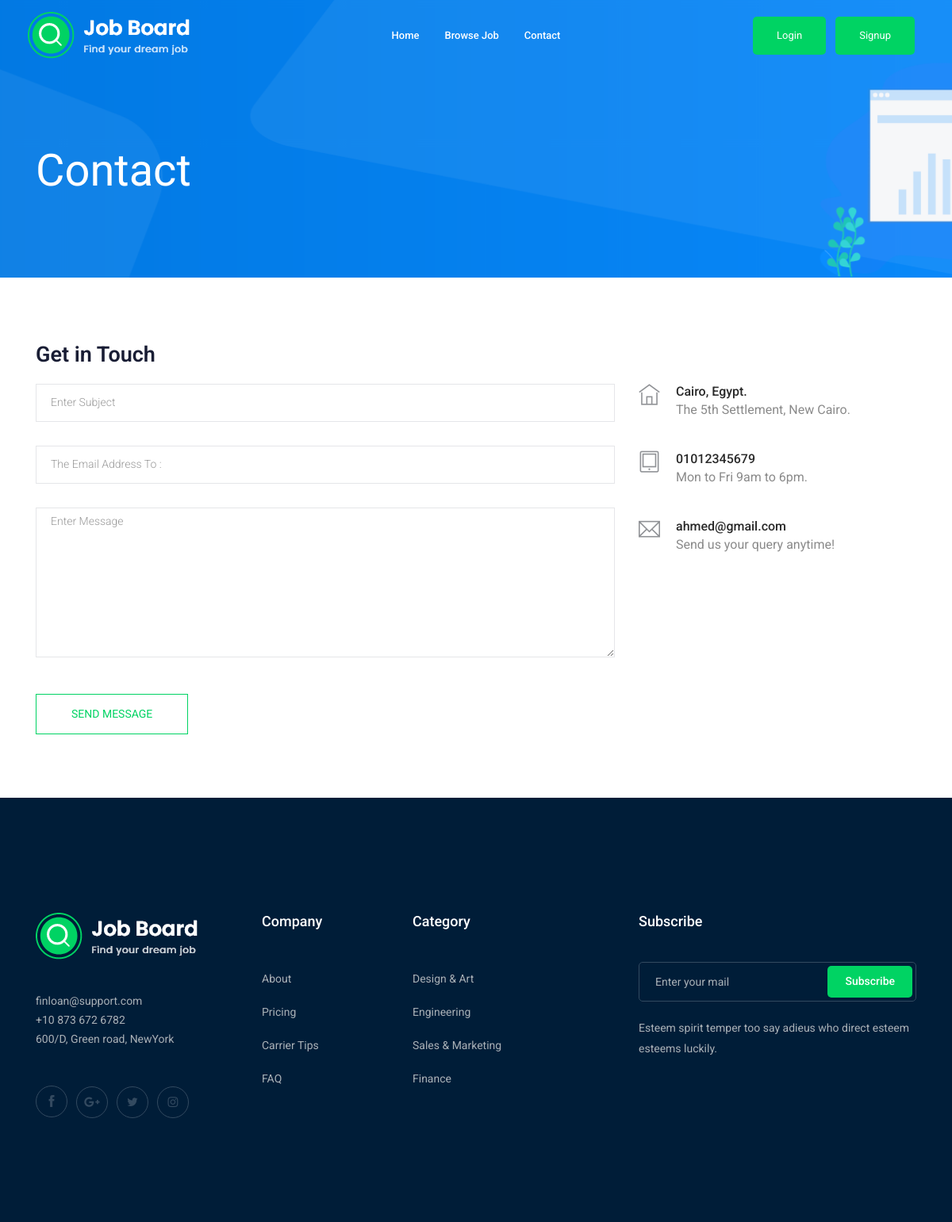
The page /contact-us/ on the database its author committed.
### contact/models.py (models this page shows, shortened)
class Info(models.Model):
    place = models.CharField(max_length= 50)
    phone_number = models.CharField(max_length= 20)
    email = models.EmailField(max_length= 254)
    class Meta:
        verbose_name = ("Info")
        verbose_name_plural = ("Infos")

### contact/views.py (the view, shortened to what this page needs)
# urls.py: path('', views.send_message, name='contact'),
def send_message(request):
    myinfo = Info.objects.first()
    return render(request, 'contact/contact.html', {'myinfo': myinfo})

### contact/templates/contact/contact.html (shortened to what this page needs)
{% extends 'base.html' %}
{% block body %}
<div class="bradcam_area bradcam_bg_1">
    <div class="container">
        <div class="row">
            <div class="col-xl-12">
                <div class="bradcam_text">
                    <h3>contact</h3>
                </div>
            </div>
        </div>
    </div>
</div>
<section class="contact-section section_padding">
    <div class="container">
        <div class="row">
            <div class="col-12">
                <h2 class="contact-title">Get in Touch</h2>
            </div>
            <div class="col-lg-8">
                <form class="form-contact contact_form" method="post">
                    <div class="row">
                        <div class="col-12">
                            <div class="form-group">
                                <input class="form-control" name="subject" id="subject" type="text"
                                    onfocus="this.placeholder = ''" onblur="this.placeholder = 'Enter Subject'"
                                    placeholder='Enter Subject'>
                            </div>
                        </div>
                        <div class="col-sm-12">
                            <div class="form-group">
                                <input class="form-control" name="email" id="email" type="email"
                                    onfocus="this.placeholder = '' " onblur="this.placeholder = 'Enter email address' "
                                    placeholder='The Email Address To :'>
                            </div>
                        </div>
                        <div class="col-12">
                            <div class="form-group">
                                <textarea class="form-control w-100" name="message" id="message" cols="30" rows="9"
                                    onfocus="this.placeholder = ''" onblur="this.placeholder = 'Enter Message'"
                                    placeholder='Enter Message'></textarea>
                            </div>
                        </div>
                    </div>
                    <div class="form-group mt-3">
                        <button type="submit" class="button button-contactForm btn_4 boxed-btn">Send
                            Message</button>
                    </div>
                </form>
            </div>
            <div class="col-lg-4">
                <div class="media contact-info">
                    <span class="contact-info__icon"><i class="ti-home"></i></span>
                    <div class="media-body">
                        <h3>{{myinfo.place}}.</h3>
                        <p>The 5th Settlement, New Cairo.</p>
                    </div>
                </div>
                <div class="media contact-info">
                    <span class="contact-info__icon"><i class="ti-tablet"></i></span>
                    <div class="media-body">
                        <h3>{{myinfo.phone_number}}</h3>
                        <p>Mon to Fri 9am to 6pm.</p>
                    </div>
                </div>
                <div class="media contact-info">
                    <span class="contact-info__icon"><i class="ti-email"></i></span>
                    <div class="media-body">
                        <h3>{{myinfo.email}}</h3>
                        <p>Send us your query anytime!</p>
                    </div>
                </div>
            </div>
        </div>
    </div>
</section>
{% endblock body %}

### rows shown on the page
Info: place "Cairo, Egypt", phone_number "01012345679", email "ahmed@gmail.com"
